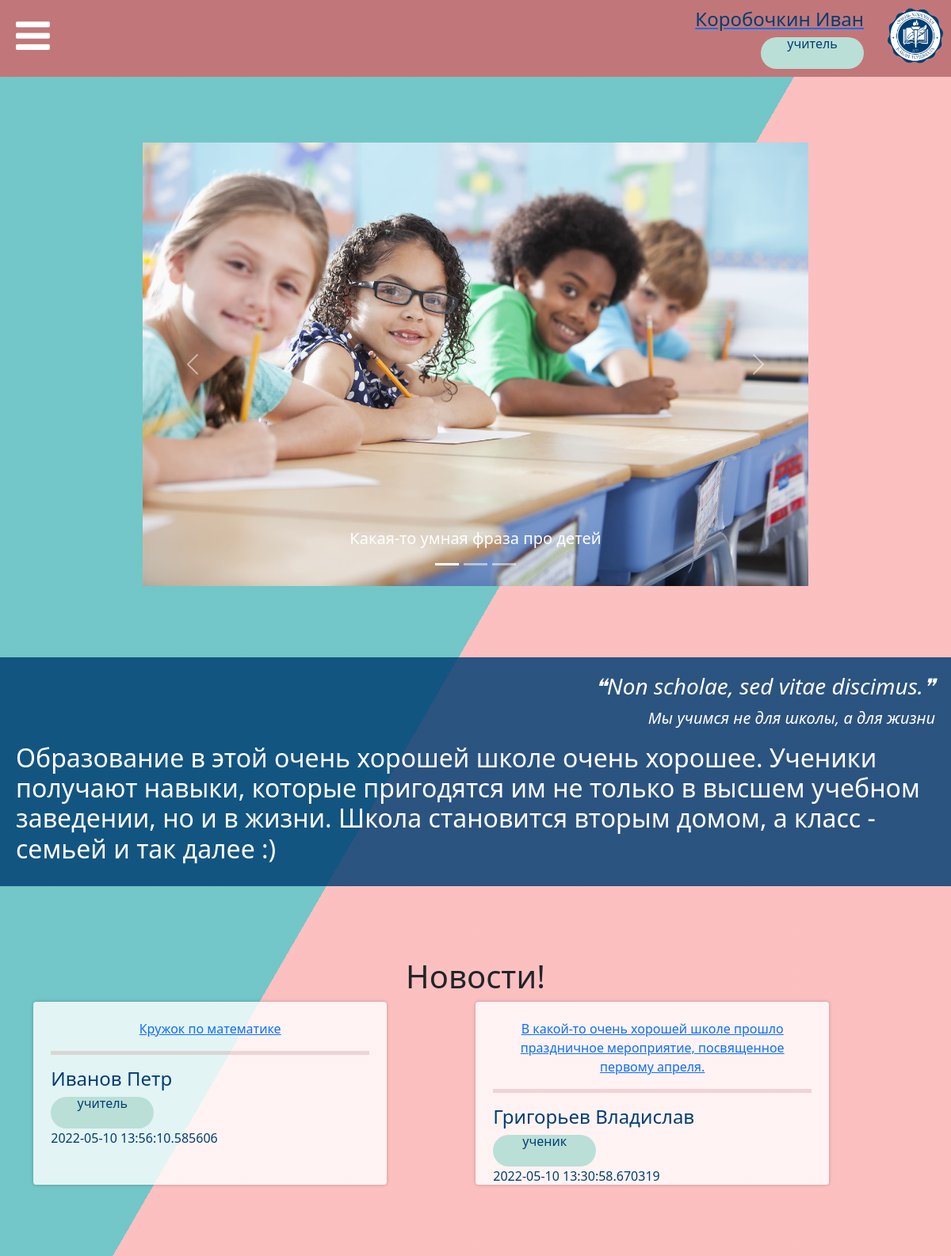
Screenshot of / (signed in) with the database file from the repository.
### data/users.py (models this page shows, shortened)
class User(SqlAlchemyBase, UserMixin, SerializerMixin):
    __tablename__ = 'accounts'
    id = sqlalchemy.Column(sqlalchemy.Integer,
                           primary_key=True, autoincrement=True, unique=True)
    surname = sqlalchemy.Column(sqlalchemy.String, nullable=False)
    name = sqlalchemy.Column(sqlalchemy.String, nullable=False)
    patronymic = sqlalchemy.Column(sqlalchemy.String, nullable=True)
    email = sqlalchemy.Column(sqlalchemy.String,
                              index=True, unique=True, nullable=False)
    hashed_password = sqlalchemy.Column(sqlalchemy.String, nullable=False)
    status_id = sqlalchemy.Column(sqlalchemy.Integer)
    news = orm.relation("News", back_populates='user')

### tables this page shows
CREATE TABLE statuses (id INTEGER PRIMARY KEY AUTOINCREMENT UNIQUE NOT NULL, status STRING NOT NULL UNIQUE);

### data/news.py (models this page shows)
class News(SqlAlchemyBase, SerializerMixin):
    __tablename__ = 'news'
    id = sqlalchemy.Column(sqlalchemy.Integer,
                           primary_key=True, autoincrement=True)
    title = sqlalchemy.Column(sqlalchemy.String, nullable=False)
    content = sqlalchemy.Column(sqlalchemy.Text, nullable=True)
    date = sqlalchemy.Column(sqlalchemy.DateTime, default=datetime.datetime.now)
    author_id = sqlalchemy.Column(sqlalchemy.Integer,
                                  sqlalchemy.ForeignKey("accounts.id"))
    seem_for = sqlalchemy.Column(sqlalchemy.Text, nullable=False)
    user = orm.relation('User')

### main.py (the view)
@app.route('/')
def index():
    try:
        with open('static/json/content.json', mode='r', encoding='utf-8') as f:
            data = json.load(f)
        db_sess = db_session.create_session()
        if current_user.is_authenticated:
            news = db_sess.query(News).filter(
                News.seem_for.like(f'%{ current_user.status_id }%')
            ).order_by(News.date).all()[::-1]  # питонист
        else:
            news = db_sess.query(News).filter(
                News.seem_for.like('%5%')
            ).order_by(News.date).all()[::-1]
        return render_template("index.html", title="Главная", pages=app.config["PAGES"], **(data["/"]), news=news)
    except Exception as error:
        logging.fatal(error)

### data/db_session.py (called while the page is built)
def create_session() -> Session:
    global __factory
    return __factory()

### main.py (called while the page is built)
@login_manager.user_loader
def load_user(user_id):
    db_sess = db_session.create_session()
    return db_sess.query(User).get(user_id)

@app.context_processor
def utility_processor():
    def make_readable_status(status_id):
        return app.config["ROLES_REVERSE"][status_id]
    return dict(make_readable_status=make_readable_status)

### templates/index.html (shortened to what this page needs)
{% extends "base.html" %}
{% block content %}
<div class="bg"></div>
<div class="bg bg2"></div>
<div class="bg bg3"></div>
<div class="spacebar-my"></div>
<div class="container-fluid my-carousel">
    <div id="carouselExampleCaptions" class="carousel slide" data-bs-ride="carousel">
        <div class="carousel-indicators">
            <button type="button" data-bs-target="#carouselExampleCaptions" data-bs-slide-to="0" class="active"
                    aria-current="true" aria-label="Slide 1"></button>
            <button type="button" data-bs-target="#carouselExampleCaptions" data-bs-slide-to="1"
                    aria-label="Slide 2"></button>
            <button type="button" data-bs-target="#carouselExampleCaptions" data-bs-slide-to="2"
                    aria-label="Slide 3"></button>
        </div>
        <div class="carousel-inner">
            <div class="carousel-item active">
                <img src="/../static/img/carousel-1.jpg" class="d-block w-100" alt="...">
                <div class="carousel-caption d-none d-md-block">
                    <h5>Какая-то умная фраза про детей</h5>
                </div>
            </div>
        </div>
        <button class="carousel-control-prev" type="button" data-bs-target="#carouselExampleCaptions"
                data-bs-slide="prev">
            <span class="carousel-control-prev-icon" aria-hidden="true"></span>
        </button>
        <button class="carousel-control-next" type="button" data-bs-target="#carouselExampleCaptions"
                data-bs-slide="next">
            <span class="carousel-control-next-icon" aria-hidden="true"></span>
        </button>
    </div>
</div>
<div class="spacebar-my"></div>
<div class="container-fluid index-description">
    <div class="container-fluid text-description">
        <blockquote class="blockquote">
            <h3 align="right"><em>❝Non scholae, sed vitae discimus.❞</em></h3>
            <p align="right"><em>Мы учимся не для школы, а для жизни</em></p>
        </blockquote>
        <h2>{{ content_text }}</h2>
    </div>
</div>
<div class="spacebar-my"></div>
<h1 align="center">Новости!</h1>
<div class="container px-4">
    {% for item in news %}
    {% if (loop.index - 1) % 3 == 0%}
    <div class="row">
        {% endif %}
        <div class="col-sm container-index">
            <div class="news-content">
                <a href="/news/{{ item.id }}">{{ item.title }}</a>
            </div>
            <hr width="100%" size="7" color="#C17779"/>
            <div class="content-info-index">
                <h4>{{ item.user.surname }} {{ item.user.name }}</h4>
                <div class="info-wrapper">
                    <div class="status d-inline-block" tabindex="0" data-bs-toggle="tooltip" title="Роль в школе"><a>{{
                        make_readable_status(item.user.status_id) }}</a></div>
                    <div style="min-width: 10px; height: 40px;"></div>
                    <span class="d-inline-block" tabindex="0" data-bs-toggle="tooltip" style="height: 40px;"
                          title="Дата и время публикации">
                        <a style="vertical-align: top; ">{{ item.date }}</a>
                    </span>
                </div>
            </div>
        </div>
        {% if (loop.index - 1) % 3 == 1 or (loop.index - 1) % 3 == 0 %}
        <div class="spacebar-news"></div>
        {% endif %}
    {% endfor %}
</div>
<div class="spacebar-my"></div>
{% endblock %}

### templates/base.html (shortened to what this page needs)
<!DOCTYPE html>
<html>
<head>
    <link rel="stylesheet" href="https://netdna.bootstrapcdn.com/font-awesome/4.7.0/css/font-awesome.min.css">
    <link href="https://www.jqueryscript.net/css/jquerysctipttop.css" rel="stylesheet" type="text/css">
    <link rel="stylesheet" href="https://cdn.jsdelivr.net/npm/bootstrap@5.1.3/dist/css/bootstrap.min.css"
>
    <link rel="stylesheet" href="/../static/css/style.css">
    <link rel="stylesheet" href="/../static/css/index_style.css">
    <link rel="stylesheet" href="/../static/css/news_view.css">
</head>
<body>
<header>
    <div class="news-wrapper">
        <i id="button-menu" class="fa fa-bars"></i>
        <div style="flex:1;"></div>
        {% if current_user.is_authenticated %}
        <a href="/logout">
            <div align="right">
                <h4>{{ current_user.surname }} {{ current_user.name }}</h4>
                <div class="status" tabindex="0" data-bs-toggle="tooltip" title="Роль в школе"><a>{{
                    make_readable_status(current_user.status_id) }}</a></div>
            </div>
        </a>
        {% endif %}
        <div style="min-width:30px; height:20px;"></div>
        <img src="/../static/img/logo.png" width="70" height="70" align="right">
    </div>
            {% set q = 1 %}
</header>
<div class="spacebar-my"></div>
{% block content %}{% endblock %}
</body>
</html>

### static/css/style.css (style rules this page uses)
:root { --color-primary: rgba(193, 119, 121, 0.69); --second-color: #fff; }
* { margin: 0; padding: 0; box-sizing: border-box; }
header { position: absolute; width: 100%; top: 0; left: 0; padding: 10px; background: #C17779; }
header #button-menu { font-size: 50px; padding: 10px; color: #fff; cursor: pointer; }
h4 { color: #003e73; }
.spacebar-my { width: 100%; height: 90px; }
.bg { animation:slide 3s ease-in-out infinite alternate; background-image: linear-gradient(-60deg, #FDB7B9 50%, #60BFC1 50%); bottom:0; left:-50%; opacity:.5; position:fixed; right:-50%; top:0; z-index:-1; }
.bg2 { animation-direction:alternate-reverse; animation-duration:4s; }
.bg3 { animation-duration:5s; }
.status { width: 130px; height: 40px; border-radius: 60px; background-color: #BADFD7; text-align: center; color: #003e73; line-height: 1em; flex-grow: 0; flex-shrink: 0; vertical-align: middle; }

### static/css/index_style.css (style rules this page uses)
.my-carousel { padding-left: 0; padding-right: 0; width: 70%; height: 30%; }
.index-description { background-color: rgba(0, 62, 115, 0.83); width: 100%; padding: 0; }
.text-description { padding: 20px; box-sizing:border-box; color: #FFF; display: inline-block; }
.content-info-index { border-radius:.25em; box-sizing:border-box; width: 80%; height: 20%; left:50%; text-align:left; color: #003e73; }
.info-wrapper { display: flex; flex-flow: row wrap; height: 40px; }
.spacebar-news { width:10%; height: 50px; }
.container-index { background-color:rgba(255,255,255,.8); border-radius:.25em; box-shadow:0 0 .25em rgba(0,0,0,.25); box-sizing:border-box; padding: 2%; text-align:center; overflow: auto; }

### static/css/news_view.css (style rules this page uses)
hr { margin: 1rem 0; color: #C17779; background-color: currentColor; border: 0; opacity: .25; }
.news-wrapper { display: flex; flex-flow: row wrap; }

### rows the page displays
User: surname "Коробочкин", name "Иван"
statuses: status "учитель"
News: title "Кружок по математике", user.surname "Иванов", user.name "Петр", date "2022-05-10 13:56:10.585606"
News: title "В какой-то очень хорошей школе прошло праздничное мероприятие, посвященное первому апреля.", user.surname "Григорьев", user.name "Владислав", date "2022-05-10 13:30:58.670319"
statuses: status "ученик"
